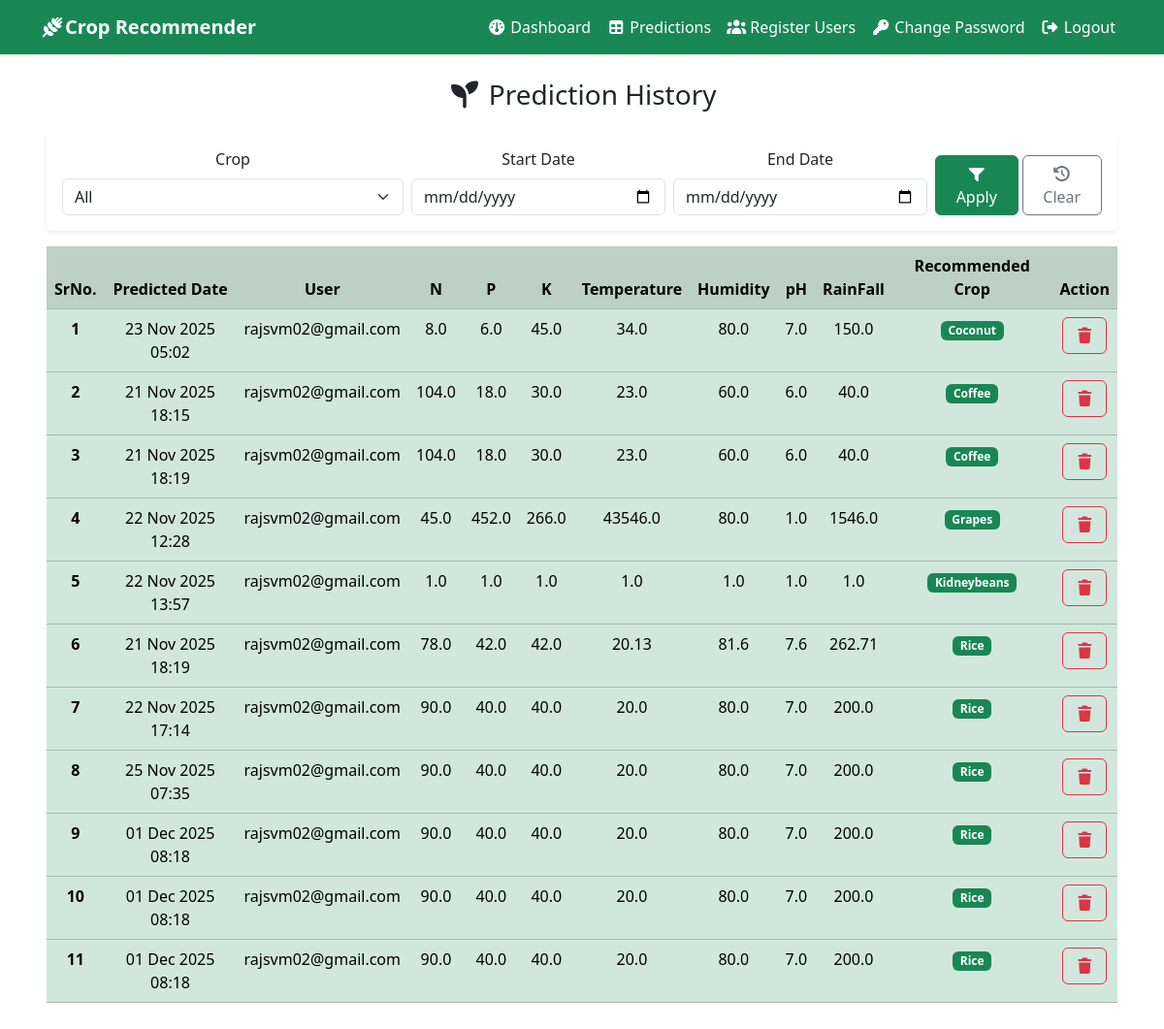
Before: /admin_pred_list/ (signed in) with the older database file.
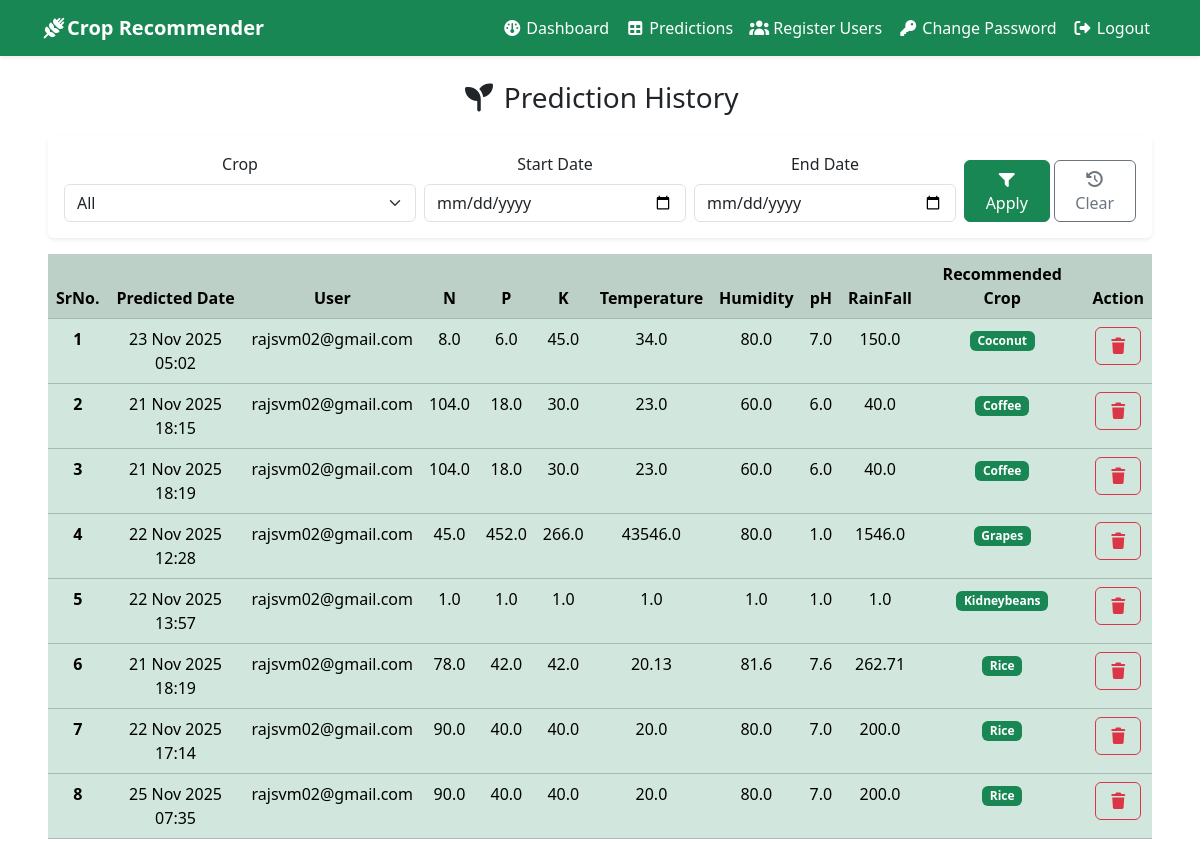
After: the same page with the newer database file.
### recommender/models.py (models this page shows, shortened)
class Prediction(models.Model):
    user = models.ForeignKey(User,on_delete=models.CASCADE,related_name='predictions')
    N = models.FloatField()
    P = models.FloatField()
    K = models.FloatField()
    temperature = models.FloatField()
    humidity = models.FloatField()
    ph = models.FloatField()
    rainfall = models.FloatField()
    predicted_label = models.CharField(max_length=100)
    created_at = models.DateTimeField(auto_now_add = True)
    class Meta:
        ordering = ['-created_at']

### recommender/views.py (the view)
# urls.py: path('admin_pred_list/',AdminUserPrediction, name="admin_pred_list"),
@user_passes_test(is_staff,login_url="admin_login")
def AdminUserPrediction(request):
    qs = Prediction.objects.order_by('predicted_label').select_related('user')
    crop = request.GET.get('crop')
    start_date = request.GET.get('start')
    end_date = request.GET.get('end')
    if crop:
        qs = qs.filter(predicted_label__iexact=crop)
    s_date = parse_date(start_date) if start_date else None
    e_date = parse_date(end_date) if end_date else None
    if s_date:
        qs = qs.filter(create_at__date__gte = s_date)
    if e_date:
        qs =qs.filter(create_at__date__lte = e_date)
    crops = (Prediction.objects.order_by('predicted_label').values_list('predicted_label',flat=True).distinct())
    context = {
        "qs" : qs,
        "crops" :crops,
        "current_crop" : crop,
        "start" : start_date,
        "end" : end_date
    }
    return render(request,"user_predictions.html",context)

### recommender/views.py (called while the page is built)
def is_staff(user):
    return user.is_authenticated and user.is_staff

### recommender/templates/user_predictions.html (shortened to what this page needs)
{% extends 'base.html' %}
{% block content %}
<div class="text-center mx-4 ">
    <h3 class="mb-3"> <i class="fa-solid mb-2 mt-1 fa-seedling"></i> Prediction History</h3>
    <form method="get" class="card card-body shadow-sm border-0 mb-3">
        <div class="row g-2">
            <div class="col-md-4">
                <label class="form-label">Crop</label>
                <select name="crop" class="form-select">
                    <option value="">All</option>
                </select>
            </div>
            <div class="col-md-3">
                <label class="form-label">Start Date</label>
                <input type="date" name="start" value="" class="form-control">
            </div>
            <div class="col-md-3">
                <label class="form-label">End Date</label>
                <input type="date" name="end" value="" class="form-control">
            </div>
            <div class="col-md-2 d-flex align-items-end gap-1">
               <button class="btn btn-success w-80" type="submit">
                <i class="fa-solid fa-filter"></i> Apply
               </button>
               <button type="reset" class="btn btn-outline-secondary w-80"><i class="fa-solid fa-clock-rotate-left"></i> Clear</a>
            </div>
        </div>
    </form>
    <div class="table-responsive">
        <table class="table table-success  table-hover">
            <thead>
                <tr class="table-active">
                    <th scope="col">SrNo.</th>
                    <th scope="col">Predicted Date</th>
                    <th scope="col">User</th>
                    <th scope="col">N</th>
                    <th scope="col">P</th>
                    <th scope="col">K</th>
                    <th scope="col">Temperature</th>
                    <th scope="col">Humidity</th>
                    <th scope="col">pH</th>
                    <th scope="col">RainFall</th>
                    <th scope="col">Recommended Crop</th>
                    <th scope="col">Action</th>
                </tr>
            </thead>
            <tbody>
                {% for p in qs %}
                <tr>
                    <th>{{forloop.counter}}</th>
                    <td>{{p.created_at|date:"d M Y H:i"}}</td>
                    <td>{{p.user.username}}</td>
                    <td>{{p.N}}</td>
                    <td>{{p.P}}</td>
                    <td>{{p.K}}</td>
                    <td>{{p.temperature}}</td>
                    <td>{{p.humidity}}</td>
                    <td>{{p.ph}}</td>
                    <td>{{p.rainfall}}</td>
                    <td><span class="badge bg-success">{{p.predicted_label|title}}</span></td>
                    <td><a href="{% url 'admin_delete_pred' p.id %}" class="btn btn-outline-danger"
                            onclick="return confirm('Delete this entry? This cannot be undone')"><i
                                class="fa-solid fa-trash"></i></a>
                    </td>
                </tr>
                {% endfor %}
            </tbody>
        </table>
    </div>
</div>
{% endblock %}

Changed rows visible on the page:
removed Prediction: created_at "01 Dec 2025 08:18", user.username "rajsvm02@gmail.com", N "90.0", P "40.0", K "40.0", temperature "20.0", humidity "80.0", ph "7.0", rainfall "200.0", predicted_label "Rice"
removed Prediction: created_at "01 Dec 2025 08:18", user.username "rajsvm02@gmail.com", N "90.0", P "40.0", K "40.0", temperature "20.0", humidity "80.0", ph "7.0", rainfall "200.0", predicted_label "Rice"
removed Prediction: created_at "01 Dec 2025 08:18", user.username "rajsvm02@gmail.com", N "90.0", P "40.0", K "40.0", temperature "20.0", humidity "80.0", ph "7.0", rainfall "200.0", predicted_label "Rice"
